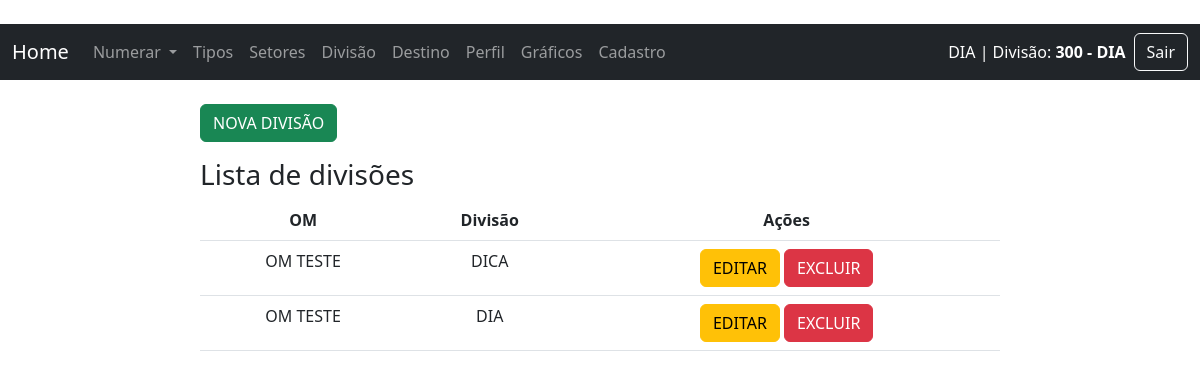
Before: /lista_divisao/ (signed in) with the older database file.
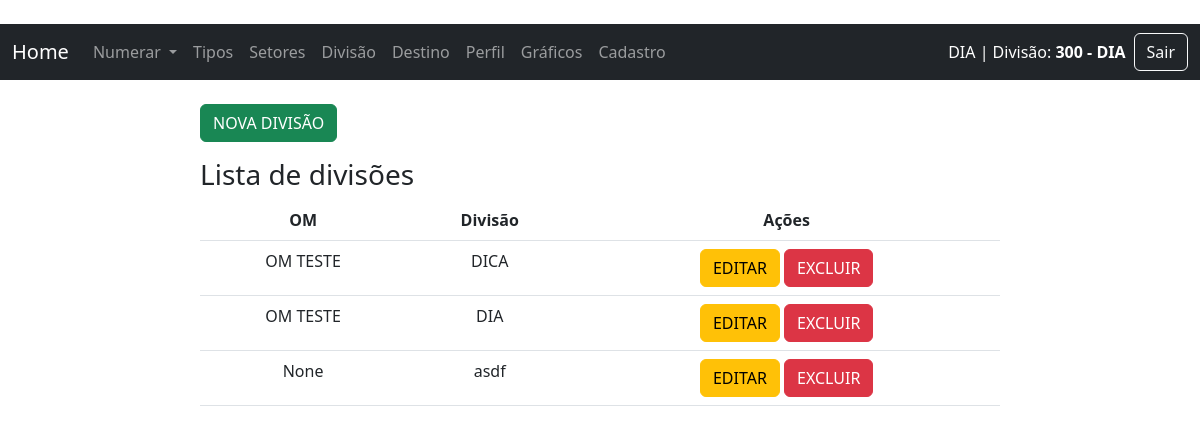
After: the same page with the newer database file.
### sn/models.py (models this page shows, shortened)
class Divisao(models.Model):
    objects = models.Manager()
    id = models.AutoField(primary_key=True)
    fk_om = models.ForeignKey(Om, on_delete=models.PROTECT, verbose_name="OM_Divisão", null=True, blank=True)
    divisao = models.CharField(max_length=30, verbose_name="Divisão")
    create_at = models.DateTimeField(auto_now_add=True)
    class Meta:  # adicionar isso
        verbose_name = 'Divisão'
        verbose_name_plural = 'Divisões'
        ordering = ['id']

class Om(models.Model):
    id = models.AutoField(primary_key=True)
    om = models.CharField(max_length=100, verbose_name="OM")
    create_at = models.DateTimeField(auto_now_add=True)
    def __str__(self): # adicionar isso
        return self.om
    class Meta:  # adicionar isso
        verbose_name = 'OM'
        verbose_name_plural = 'OMs'
        ordering = ['id']

### sn/views/views_div.py (the view)
# urls.py: path('lista_divisao/', lista_divisao, name="lista_divisao"),
@login_required
def lista_divisao(request):
    dataset = Divisao.objects.all()
    context = {"dataset": dataset}
    context.update(gera_menu())  # Mescla o contexto existente com o menu
    return render(request, "sn/divisao/lista_divisao.html", context)

### sn/context_processors.py (called while the page is built)
def divisao_do_usuario(request):
    if request.user.is_authenticated:
        try:
            divisao = Divisao.objects.get(divisao=request.user.last_name)
            setor = Setor.objects.filter(fk_divisao=divisao).first()
            return {
                'divisao_nome': divisao.divisao,
                'setor_nome': setor.setor if setor else '---'
            }
        except Divisao.DoesNotExist:
            return {'divisao_nome': '---', 'setor_nome': '---'}
    return {}

### sn/views/views_home.py (called while the page is built)
def gera_menu():
    data_tipo = Tipo.objects.all()
    context = ({"data_tipo": data_tipo})  # Mescla o contexto existente com o novo contexto
    return context

### templates/sn/divisao/lista_divisao.html (shortened to what this page needs)
{% extends 'base.html' %}
{% block content %}
{% load permission_tags %}
    <div class="col-8 m-auto pt-4 pb-2">
        {% if user.is_staff %}
        <a href="{% url 'nova_divisao' %}" class="btn btn-success">NOVA DIVISÃO</a>
        {% endif %}
        <h3>Lista de divisões</h3>
        <table class="table">
            <thead class="thead-dark">
              <tr>
                <th style="text-align: center">OM</th>
                <th style="text-align: center">Divisão</th>
                {% if user.is_staff %}
                <th style="text-align: center">Ações</th>
                {% endif %}
                </tr>
                </thead>
                <tbody>
    {% for data in dataset %}
    <tr>
        <td style="text-align: center">{{ data.fk_om }}</td>
        <td style="text-align: center">{{ data.divisao }}</td>
        {% if user.is_staff %}
        <td style="text-align: center">
            <a href="/editar_divisao/{{ data.id }}/" class="btn btn-warning">EDITAR</a>
            <a href="/delete_divisao/{{ data.id }}/" class="btn btn-danger">EXCLUIR</a>
        </td>
        {% endif %}
    </tr>
    {% endfor %}
</tbody>
</table>
</div>
{% endblock %}

Changed rows visible on the page:
added Divisao: fk_om "None", divisao "asdf"
